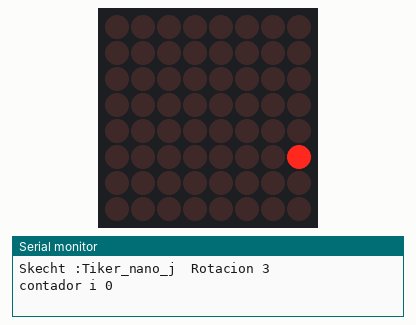
Simulated run of this sketch. Board: Arduino Nano, built with avr-gcc and run on an emulated ATmega328P. Shown: 8×8 LED matrix, the last lines printed to the serial monitor.

Above: at 0.1 s.
At 2.1 s:
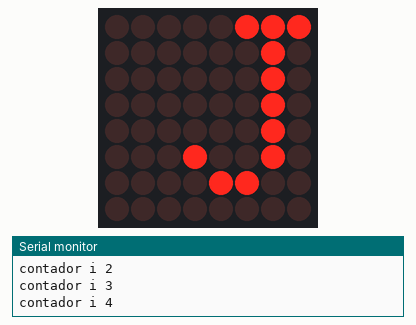
At 4.1 s:
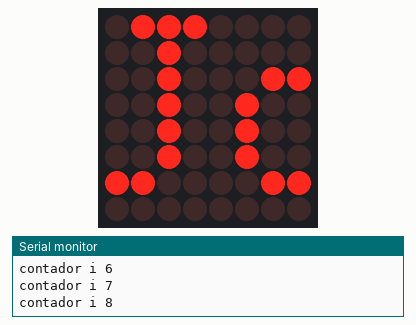
At 8.1 s:
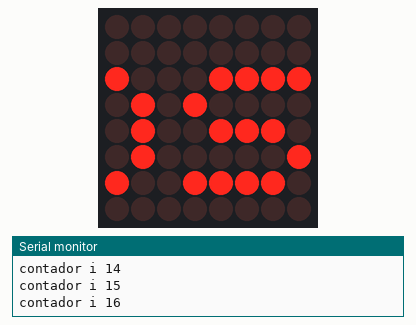
At 12.1 s:
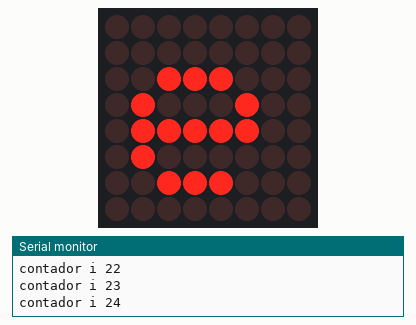
At 16.1 s:
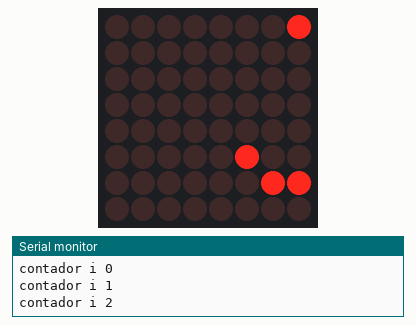

Measured:
- by itself, everything shown: repeats every 15.1 s, in 30 steps
- what the display in image 1 shows lasts 0.5 s, from 2.0 s to 2.5 s

The sketch:

Ticker_nano_j.ino
```cpp
#include <SPI.h>
#include <Adafruit_GFX.h>
#include <Max72xxPanel.h>

#define DEBUG
#ifdef DEBUG
 #define DEBUG_PRINT(x)     Serial.print (x)
 #define DEBUG_PRINTDEC(x)     Serial.print (x, DEC)
 #define DEBUG_PRINTLN(x)  Serial.println (x)
#else
 #define DEBUG_PRINT(x)
 #define DEBUG_PRINTDEC(x)
 #define DEBUG_PRINTLN(x)
#endif

int pinCS = 7; // Attach CS to this pin, DIN to MOSI and CLK to SCK por el conector ICSPI
int numberOfHorizontalDisplays = 1;
int numberOfVerticalDisplays = 1;

Max72xxPanel matrix = Max72xxPanel(pinCS, numberOfHorizontalDisplays, numberOfVerticalDisplays);

String tape = "Jose";
int wait = 500; // In milliseconds

int spacer = 1;
int width = 5 + spacer; // The font width is 5 pixels

void setup() {

  Serial.begin (9600);
  Serial.println("Skecht :Tiker_nano_j  Rotacion 3");

  matrix.setIntensity(7); // Use a value between 0 and 15 for brightness

// Adjust to your own needs
matrix.setPosition(0, 0, 0); // The first display is at <0, 0>
//  matrix.setPosition(1, 1, 0); // The second display is at <1, 0>
//  matrix.setPosition(2, 2, 0); // The third display is at <2, 0>
//  matrix.setPosition(3, 3, 0); // And the last display is at <3, 0>
//  ...
matrix.setRotation(0, 3);    // The first display is position 90 counter clock
//  matrix.setRotation(3, 2);    // The same hold for the last display
}

void loop() {

  for ( int i = 0 ; i < width * tape.length() + matrix.width() - 1 - spacer; i++ ) {
    DEBUG_PRINT("contador i ");
    DEBUG_PRINTDEC(i);
    DEBUG_PRINTLN("");
    matrix.fillScreen(LOW);

    int letter = i / width;
    int x = (matrix.width() - 1) - i % width;
    int y = (matrix.height() - 8) / 2; // center the text vertically

    while ( x + width - spacer >= 0 && letter >= 0 ) {
      if ( letter < tape.length() ) {
        matrix.drawChar(x, y, tape[letter], HIGH, LOW, 1);
      }

      letter--;
      x -= width;
    }

    matrix.write(); // Send bitmap to display

    delay(wait);
  }
}
```
